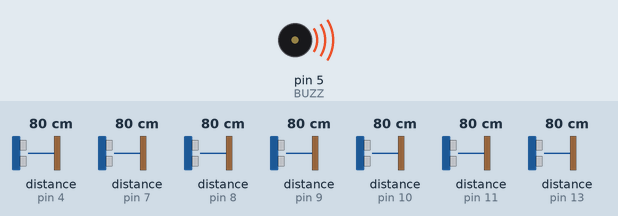
Simulated run of this sketch. Board: Arduino Uno, built with avr-gcc and run on an emulated ATmega328P. Parts: buzzer (waves = sounding). The inputs (shaded band) are chosen by the test bench; at power-on: distance to the obstacle (sensors on pin 4, pin 13, pin 7, pin 8, pin 9, pin 10, pin 11) 80 cm.

Above: at 1.4 s.
1.5 s: distance to the obstacle (sensor on pin 4) set to 2 cm
4.9 s: distance to the obstacle (sensor on pin 13) set to 2 cm
At 5.29 s:
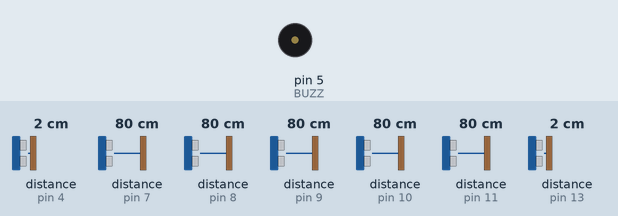
Timing chart, 0 to 14.3 s (numbered marks = the images above; inputs shaded):
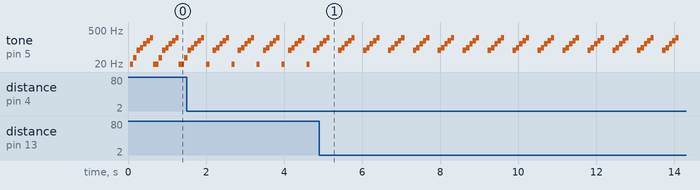

Measured:
- by itself, tone on pin 5 (BUZZ): repeats every 0.64 s: 184 Hz 0.09 s, 238 Hz 0.08 s, silent 0.22 s, 73 Hz 0.09 s, 93 Hz 0.09 s, 136 Hz 0.09 s

The sketch:

STAIRS_ULITRASONIC.ino
```cpp
/*
 * СКЕТЧ К ПРОЕКТУ "МУЗЫКАЛЬНАЯ ЛЕСТНИЦА"
 * КОМАНДА R118
*/
//*****************НАСТРОЙКИ*********************
#include <NewPing.h> //подключение библиотека
#define PIN_C4  13  //пин датчика ноты До (первая лестница)
#define PIN_D4  12  //пин датчика ноты Ре (вторая лестница)
#define PIN_E4  11  //пин датчика ноты Ми (третья лестница)
#define PIN_F4  10  //пин датчика ноты Фа (четвертая лестница)
#define PIN_G4  9   //пин датчика ноты Соль (пятая лестница)
#define PIN_A4  8   //пин датчика ноты Ля   (шестая лестница)
#define PIN_B4  7   //пин датчика ноты Си   (седьмая лестница)
#define PIN_C5  6   //пин датчика ноты Довторая актава (восьмая лестница)
#define MAX_DISTANCE 200 //максимальная дистанция(выбираем програмнно)
#define BUZZ 5 //пин динамика
#define TIME 3000 //время в МС
//**************ДЛЯ РАЗРАБОТЧИКОВ*****************
NewPing sonar1(PIN_C4, PIN_C4, MAX_DISTANCE); //инициалиизация датчика отвечающий за ноту До
NewPing sonar2(PIN_D4, PIND4, MAX_DISTANCE);  //инициалиизация датчика отвечающий за ноту Ре
NewPing sonar3(PIN_E4, PIN_E4, MAX_DISTANCE); //инициалиизация датчика отвечающий за ноту Ми
NewPing sonar4(PIN_F4, PIN_F4, MAX_DISTANCE); //инициалиизация датчика отвечающий за ноту Фа
NewPing sonar5(PIN_G4, PIN_G4, MAX_DISTANCE); //инициалиизация датчика отвечающий за ноту Соль
NewPing sonar6(PIN_A4, PIN_A4, MAX_DISTANCE); //инициалиизация датчика отвечающий за ноту Ля
NewPing sonar7(PIN_B4, PIN_B4, MAX_DISTANCE); //инициалиизация датчика отвечающий за ноту Си
NewPing sonar8(PIN_C5, PIN_C5, MAX_DISTANCE); //инициалиизация датчика отвечающий за ноту До(второй актвы)
byte MELODY[8]={261,293,329,349,392,440,494,523};//массив мелодий

void setup() {
  Serial.begin(9600);
 pinMode(BUZZ,OUTPUT);
 }

void loop() {
  NOTE_C4();
   delay(30);
  NOTE_D4();
   delay(30);
  NOTE_E4();
   delay(30);
  NOTE_F4();
   delay(30);
  NOTE_G4();
   delay(30);
  NOTE_A4();
   delay(30);
  NOTE_B4();
   delay(30);
  NOTE_C5();

}
//*****************ФУНКЦИИ**********************
void NOTE_C4(){
     delay(50);
    unsigned int uS1 = sonar1.ping();
 if(uS1 / US_ROUNDTRIP_CM > 25 && uS1 / US_ROUNDTRIP_CM  < 90) {
  tone(BUZZ,MELODY[0],TIME);
 }
 else
 {
  noTone(BUZZ);
 }
}

void NOTE_D4(){
    delay(50);
   unsigned int uS2 = sonar2.ping();
 if(uS2 / US_ROUNDTRIP_CM > 25 && uS2 / US_ROUNDTRIP_CM  < 90) {
  tone(BUZZ,MELODY[1],TIME);
 }
 else
 {
  noTone(BUZZ);
  }
}

 void NOTE_E4(){
    delay(50);
   unsigned int uS3 = sonar3.ping();
 if(uS3 / US_ROUNDTRIP_CM > 25 && uS3 / US_ROUNDTRIP_CM  < 90) {
  tone(BUZZ,MELODY[2],TIME);
 }
 else
 {
  noTone(BUZZ);
  }
}

void NOTE_F4(){
     delay(50);
  unsigned int uS4 = sonar4.ping();
 if(uS4 / US_ROUNDTRIP_CM > 25 && uS4 / US_ROUNDTRIP_CM  < 90){
    tone(BUZZ,MELODY[3],TIME);
  }
  else{
    noTone(BUZZ);
  }
}

void NOTE_G4(){
    delay(50);
   unsigned int uS5 = sonar5.ping();
 if(uS5 / US_ROUNDTRIP_CM > 25 && uS5 / US_ROUNDTRIP_CM  < 90) {
  tone(BUZZ,MELODY[4],TIME);
 }
 else
 {
  noTone(BUZZ);
  }
}

void NOTE_A4(){
    delay(50);
   unsigned int uS6 = sonar6.ping();
 if(uS6 / US_ROUNDTRIP_CM > 25 && uS6 / US_ROUNDTRIP_CM  < 90) {
  tone(BUZZ,MELODY[5],TIME);
 }
 else
 {
  noTone(BUZZ);
  }
}

 void NOTE_B4(){
    delay(50);
   unsigned int uS7 = sonar7.ping();
 if(uS7 / US_ROUNDTRIP_CM > 25 && uS7 / US_ROUNDTRIP_CM  < 90) {
  tone(BUZZ,MELODY[6],TIME);
 }
 else
 {
  noTone(BUZZ);
  }
}

 void NOTE_C5(){
    delay(50);
   unsigned int uS2 = sonar2.ping();
 if(uS2 / US_ROUNDTRIP_CM > 25 && uS2 / US_ROUNDTRIP_CM  < 90) {
  tone(BUZZ,MELODY[7],TIME);
 }
 else
 {
  noTone(BUZZ);
  }
}
```
